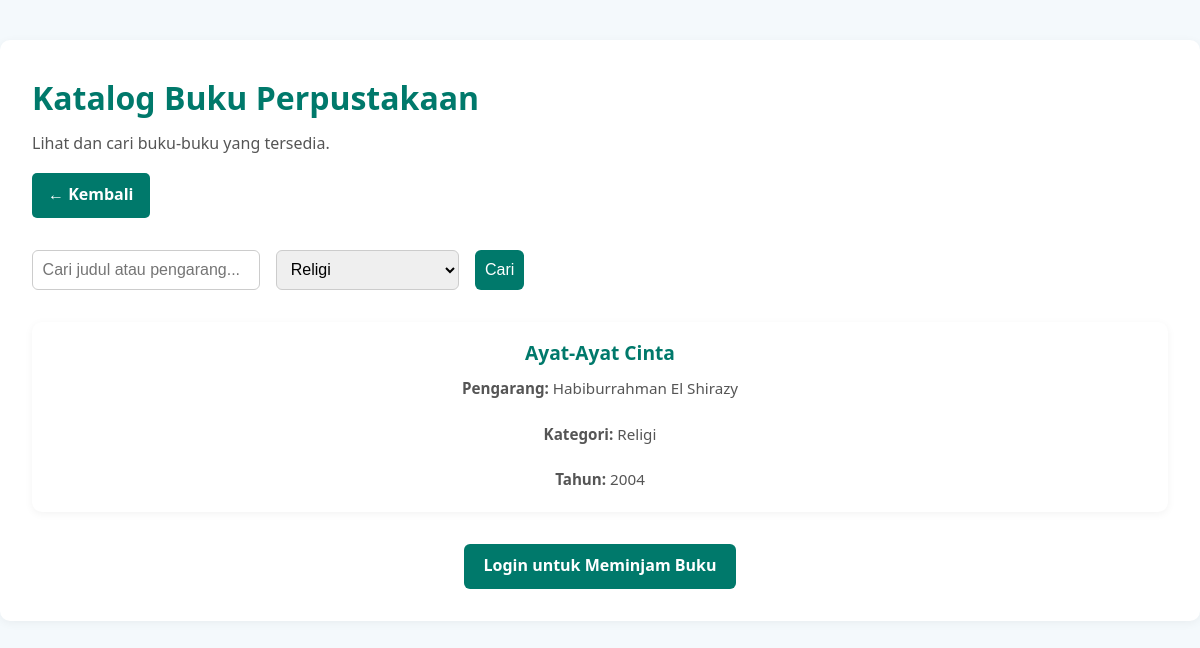
The page /katalog.php?kategori=Religi on the database its author committed.
### tables this page shows
CREATE TABLE `buku` (
  `id` int(11) NOT NULL,
  `judul` varchar(255) NOT NULL,
  `pengarang` varchar(100) NOT NULL,
  `tahun` year(4) NOT NULL,
  `penerbit` varchar(100) NOT NULL,
  `kategori` varchar(100) DEFAULT NULL,
  `sinopsis` text NOT NULL
);

### katalog.php (the view, shortened to what this page needs)
<?php
require_once __DIR__ . '/core/autoload.php';
$limit = 8;
$page = isset($_GET['page']) ? (int) $_GET['page'] : 1;
$start = $page > 1 ? $page * $limit - $limit : 0;
$search = isset($_GET['q']) ? trim($_GET['q']) : '';
$kategori = isset($_GET['kategori']) ? trim($_GET['kategori']) : '';
$where = [];
if ($kategori !== '') {
    $safeKategori = mysqli_real_escape_string($connect, $kategori);
    $where[] = "kategori = '$safeKategori'";
}
$where_sql = count($where) ? 'WHERE ' . implode(' AND ', $where) : '';
$query = "SELECT * FROM buku $where_sql LIMIT $start, $limit";
$result = mysqli_query($connect, $query);
$kategori_query = "SELECT DISTINCT kategori FROM buku WHERE kategori IS NOT NULL AND kategori != ''";
$kategori_result = mysqli_query($connect, $kategori_query);
$daftar_kategori = [];
while ($row = mysqli_fetch_assoc($kategori_result)) {
    $daftar_kategori[] = $row['kategori'];
}
?>
<!DOCTYPE html>
<html lang="id">
<head>
    <link rel="stylesheet" href="css/katalog.css" />
</head>
<body>
    <div class="container">
        <h1>Katalog Buku Perpustakaan</h1>
        <p>Lihat dan cari buku-buku yang tersedia.</p>
        <div class="back-button">
            <a href="index.php" class="btn-back">← Kembali</a>
        </div>
        <form method="get" class="search-bar" id="searchForm">
            <form method="get" class="search-bar">
                <input type="text" name="q" placeholder="Cari judul atau pengarang..."
                    value="<?= htmlspecialchars($search) ?>" />
                <select name="kategori">
                    <?php foreach ($daftar_kategori as $item): ?>
                        <option value="<?= htmlspecialchars($item) ?>" <?= $kategori == $item ? 'selected' : '' ?>>
                            <?= htmlspecialchars($item) ?>
                        </option>
                    <?php endforeach; ?>
                </select>
                <button type="submit">Cari</button>
            </form>
            <div class="cards-container" id="bookResults">
                <?php if ($result && mysqli_num_rows($result) > 0): ?>
                    <?php while ($row = mysqli_fetch_assoc($result)): ?>
                        <a href="detailBuku.php?id=<?= $row['id'] ?>" class="book-card-link">
                            <div class="book-card">
                                <h3><?= htmlspecialchars($row['judul']) ?></h3>
                                <p><strong>Pengarang:</strong> <?= htmlspecialchars($row['pengarang']) ?></p>
                                <p><strong>Kategori:</strong>
                                    <?= $row['kategori'] ? htmlspecialchars($row['kategori']) : 'Tidak ada' ?></p>
                                <p><strong>Tahun:</strong> <?= htmlspecialchars($row['tahun']) ?></p>
                            </div>
                        </a>
                    <?php endwhile; ?>
                <?php else: ?>
                    <p class="no-result">Tidak ada buku ditemukan.</p>
                <?php endif; ?>
            </div>
            <div class="login-cta">
                <a href="member/login.php" class="btn-primary">Login untuk Meminjam Buku</a>
            </div>
    </div>
</body>
</html>
</html>
</html>

### css/katalog.css (style rules this page uses)
* { margin: 0; padding: 0; box-sizing: border-box; }
body { font-family: "Segoe UI", sans-serif; background-color: #f4f9fc; color: #333; line-height: 1.6; }
.container { max-width: 1200px; margin: 40px auto; padding: 2rem; background-color: white; border-radius: 10px; box-shadow: 0 2px 10px rgba(0, 0, 0, 0.05); }
h1 { color: #00796b; margin-bottom: 0.5rem; }
p { color: #555; margin-bottom: 1rem; }
.back-button { margin-bottom: 2rem; }
.btn-back { display: inline-block; padding: 0.6rem 1rem; background-color: #00796b; color: white; text-decoration: none; border-radius: 5px; font-weight: bold; transition: background-color 0.3s ease; }
.search-bar { display: flex; flex-wrap: wrap; gap: 1rem; margin-bottom: 2rem; }
.search-bar input, .search-bar select, .search-bar button { padding: 0.6rem; font-size: 1rem; border: 1px solid #ccc; border-radius: 6px; }
.search-bar button { background-color: #00796b; color: white; cursor: pointer; border: none; }
.cards-container { display: grid; grid-template-columns: repeat(auto-fit, minmax(220px, 1fr)); gap: 2rem; margin-bottom: 2rem; }
.book-card-link { text-decoration: none; color: inherit; }
.book-card { background-color: white; border-radius: 10px; box-shadow: 0 2px 8px rgba(0, 0, 0, 0.05); overflow: hidden; transition: transform 0.3s ease; text-align: center; }
.book-card h3 { font-size: 1.2rem; margin: 1rem 0 0.5rem; color: #00796b; }
.book-card p { margin: 0.3rem 0; color: #555; font-size: 0.95rem; padding: 0 1rem 1rem; }
.login-cta { text-align: center; margin-top: 2rem; }
.btn-primary { padding: 0.6rem 1.2rem; background-color: #00796b; color: white; text-decoration: none; border-radius: 6px; font-weight: bold; display: inline-block; transition: background-color 0.3s ease; }

### rows shown on the page
buku: judul "Ayat-Ayat Cinta", pengarang "Habiburrahman El Shirazy", kategori "Religi", tahun "2004"

### other values the page prints
form field kategori "Religi"
